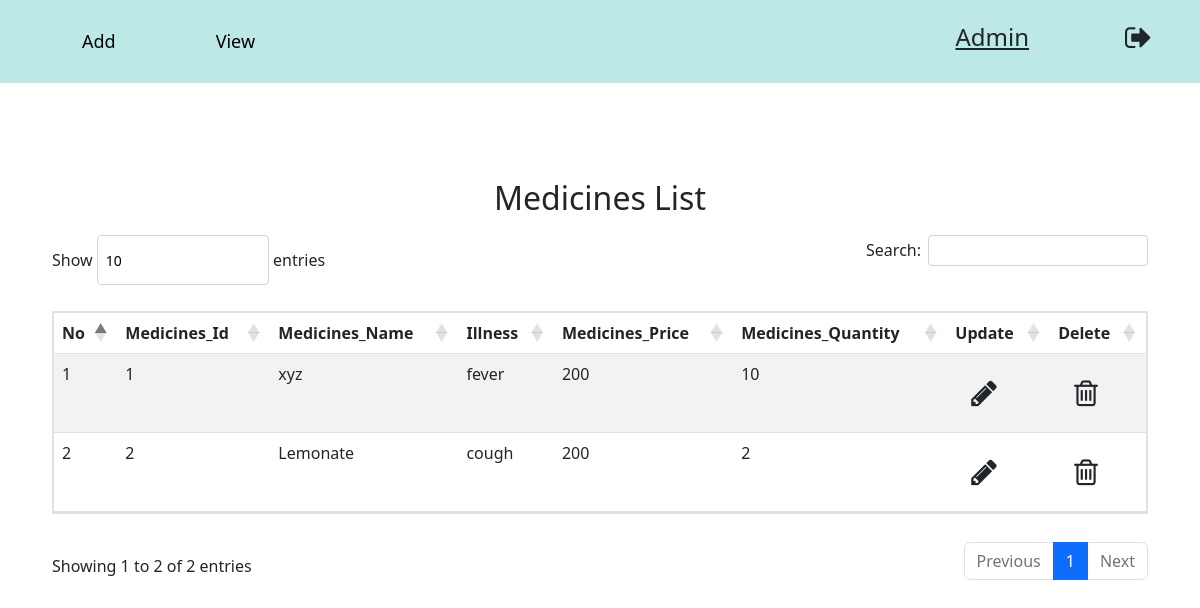
Before: /view_medicine/ (signed in) with the older database file.
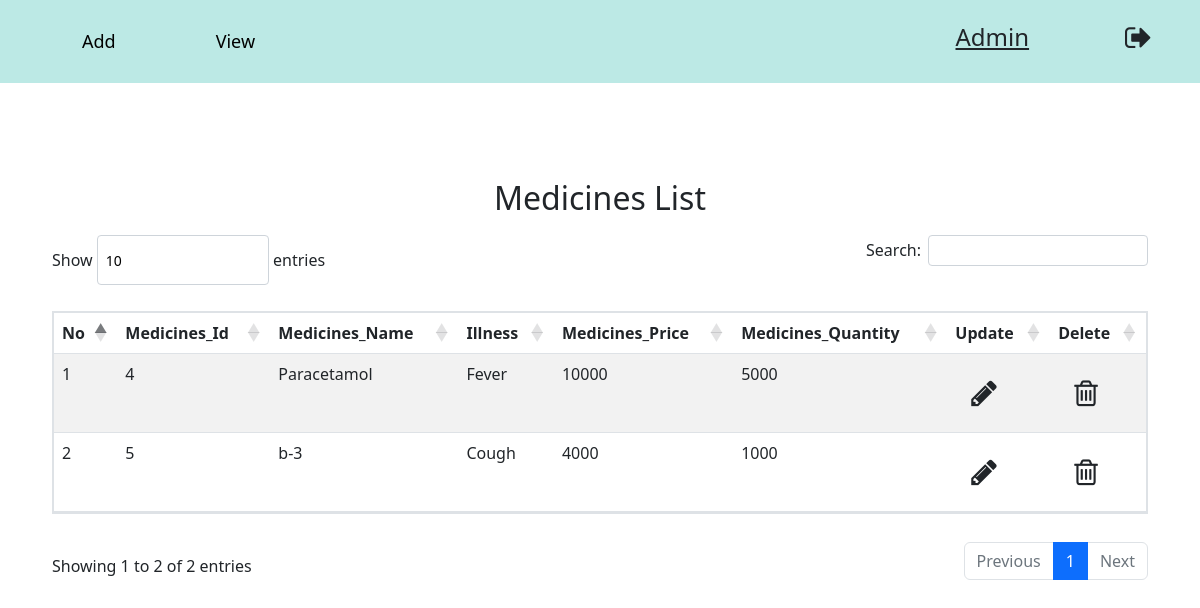
After: the same page with the newer database file.
### hospital/models.py (models this page shows, shortened)
class Medicines(models.Model):
    medicinesId=models.AutoField(db_column="Medicines_Id",primary_key=True)
    lillness = models.ForeignKey(Lillnes,on_delete=models.CASCADE,blank=True,null=True)
    medicinesName=models.CharField(db_column='Medicines_Name',max_length=255,unique=True)
    medicinesPrice=models.IntegerField(db_column='Medicines_Price')
    medicinesQuantity=models.IntegerField(db_column='Medicines_Quantity')

class Lillnes(models.Model):
    lillne_id=models.AutoField(db_column="Illnes_Id",primary_key=True)
    lillne_name=models.CharField(db_column="Illness_name",max_length=255,default=None)

### hospital/medicines.py (the view)
# urls.py: path('view_medicine/',medicines.veiw_medicines,name='view-Medicines'),
@login_required(login_url='/login/')
def veiw_medicines(request):
    if request.user.is_superuser == True:
        Medicines_data = Medicines.objects.all().order_by('medicinesId')
        return render(request, 'Medicines/view_medicines.html', {'medicines_data': Medicines_data})
    return HttpResponseNotFound('Page Not Found')

### hospital/templates/Medicines/view_medicines.html
{% extends 'base.html' %}
{% block start %}
    <br>
    <br>
    <h2 class="text-center">Medicines List</h2>
    <div class="container">
        <table id="example" class="table table-striped" style="width: 100%;">
            <thead>
                <th>No</th>
                <th>Medicines_Id</th>
                <th>Medicines_Name</th>
                <th>Illness</th>
                <th>Medicines_Price</th>
                <th>Medicines_Quantity</th>
                <th>Update</th>
                <th>Delete</th>
            </thead>
            <tbody>
                {% for i_medicines in medicines_data %}
                    <tr>
                        <td>{{forloop.counter}}</td>
                        <td>{{i_medicines.medicinesId}}</td>
                        <td>{{i_medicines.medicinesName}}</td>
                        <td>{{i_medicines.lillness.lillne_name}}</td>
                        <td>{{i_medicines.medicinesPrice}}</td>
                        <td>{{i_medicines.medicinesQuantity}}</td>
                        <td><a class="text-decoration-none text-dark font-weight-bold" href="update/{{i_medicines.medicinesId}}">{% if i_medicines.is_active == False %}<i class="fa fa-unlock-alt p-3" aria-hidden="true"></i>{%else%}<i class="fa fa-pencil p-3" aria-hidden="true"></i>{%endif%}</a></td>
                        <td><a class="text-decoration-none text-dark font-weight-bold" href="delete/{{i_medicines.medicinesId}}"><i class="fa fa-trash-o p-3" aria-hidden="true"></i></a></td>
                    </tr>
                {% endfor %}
            </tbody>
        </table>
    </div>
{% endblock %}

### hospital/templates/base.html (shortened to what this page needs)
{% load static %}
<!DOCTYPE html>
<html lang="en">
<head>
    <link href="{% static '/style/style.css' %}" rel="stylesheet">
    <link href="https://cdn.jsdelivr.net/npm/bootstrap@5.2.3/dist/css/bootstrap.min.css" rel="stylesheet">
    <link rel="stylesheet" href="https://cdnjs.cloudflare.com/ajax/libs/font-awesome/4.7.0/css/font-awesome.min.css">
    <link rel="stylesheet" type="text/css" href="https://cdn.datatables.net/1.13.1/css/dataTables.bootstrap5.min.css">
</head>
<body>
<div class="menu d-flex justify-content-between align-items-center mb-5">
    <nav class="navbar">
        <ul class="navbar-links">
          <li class="navbar-dropdown">
            <a href="#">Add</a>
          </li>
          <br>
          <li class="navbar-dropdown">
            <a href="#">View</a>
          </li>
        </ul>
    </nav>
    <div class="d-flex">
        <h4 class="text-decoration-underline mx-5" >Admin</h4>
        <a class="text-decoration-none text-dark  mx-5" href="/logout/"><i class="fa fa-sign-out" style="font-size: 29px; " aria-hidden="true"></i></a>
    </div>
</div>
    {% block start %}
    {% endblock %}
</body>
</html>

### hospital/static/style/style.css (style rules this page uses)
table, th, td { border: 2px solid; }
.navbar-links { list-style-type: none; display: flex; }
.navbar-links li a { display: block; text-decoration: none; color: #444; padding: 20px 20px; font-weight: 700; transition: 0.4s all; }
.navbar-links li.navbar-dropdown { position: relative; padding: 0 30px; }
.menu { background: #bce9e5; }
.menu ul { display: flex; margin: 0; }
.menu li { padding: 0 15px; }
.menu li a { color: black; text-decoration: none; font-size: 18px; font-weight: 500; }
li { list-style: none; }
::placeholder { color: rgb(0, 0, 0); }
td>a>.fa { font-size: 30px; }

Changed rows visible on the page:
removed Medicines: medicinesId "1", medicinesName "xyz", lillness.lillne_name "fever", medicinesPrice "200", medicinesQuantity "10"
removed Medicines: medicinesId "2", medicinesName "Lemonate", lillness.lillne_name "cough", medicinesPrice "200", medicinesQuantity "2"
added Medicines: medicinesId "4", medicinesName "Paracetamol", lillness.lillne_name "Fever", medicinesPrice "10000", medicinesQuantity "5000"
added Medicines: medicinesId "5", medicinesName "b-3", lillness.lillne_name "Cough", medicinesPrice "4000", medicinesQuantity "1000"
